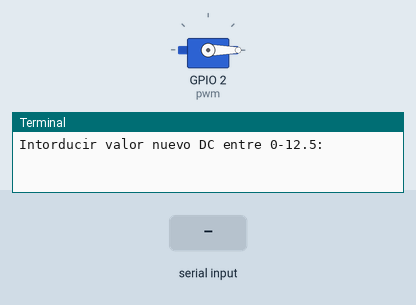
Recording of a program running on a simulated Raspberry Pi (BCM pin numbers). Parts: servo, the last lines printed to the terminal. The test bench sets the inputs (shaded band). Servo angles are drawn from the pulse width (0.5 ms = 0°, 2.5 ms = 180°).

Above: at 1.2 s.
1.3 s: "90" typed at the terminal, then Enter
At 2.2 s:
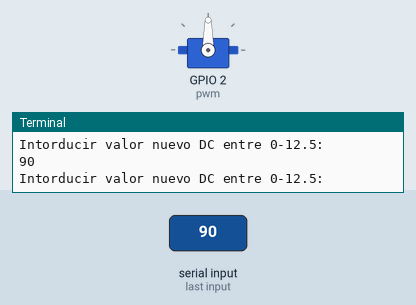
2.8 s: "200" typed at the terminal, then Enter
At 3.4 s:
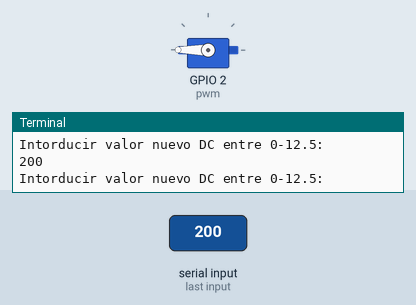
Timing chart, 0 to 5.8 s (numbered marks = the images above; inputs shaded):
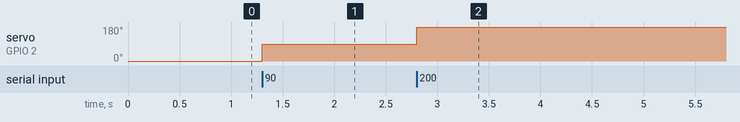

The program:

clase08_Ejemplo06_PWMServo.py
```python
import RPi.GPIO as GPIO

GPIO.setmode(GPIO.BCM)

GPIO.setup(2,GPIO.OUT)

#El servo gira de 0 a 180 grados
# T= 20 ms
# Control se hace con Ton= 0.5 ms ==> 0 grados
#Ton= 0.5 ms ==> 0 grados

pwm= GPIO.PWM(2,50)
pwm.start(2.5)

continuar = True
while continuar:
    dato= input("Intorducir valor nuevo DC entre 0-12.5:")
    if dato == "z":
        continuar =False
    else:
        #Se ha tenido en cuenta que 12.5 equivale 180º y 2.5 equivale 0º
        dato=float(dato)*0.0556+2.5
        pwm.ChangeDutyCycle(float(dato))

pwm.stop()
GPIO.cleanup()
print("Fin de programa")
    
```

Measured:
- after the input at 1.3 s, servo on GPIO 2 (pwm): 0° → 90° at once
- after the input at 2.8 s, servo on GPIO 2 (pwm): 90° → 180° at once
